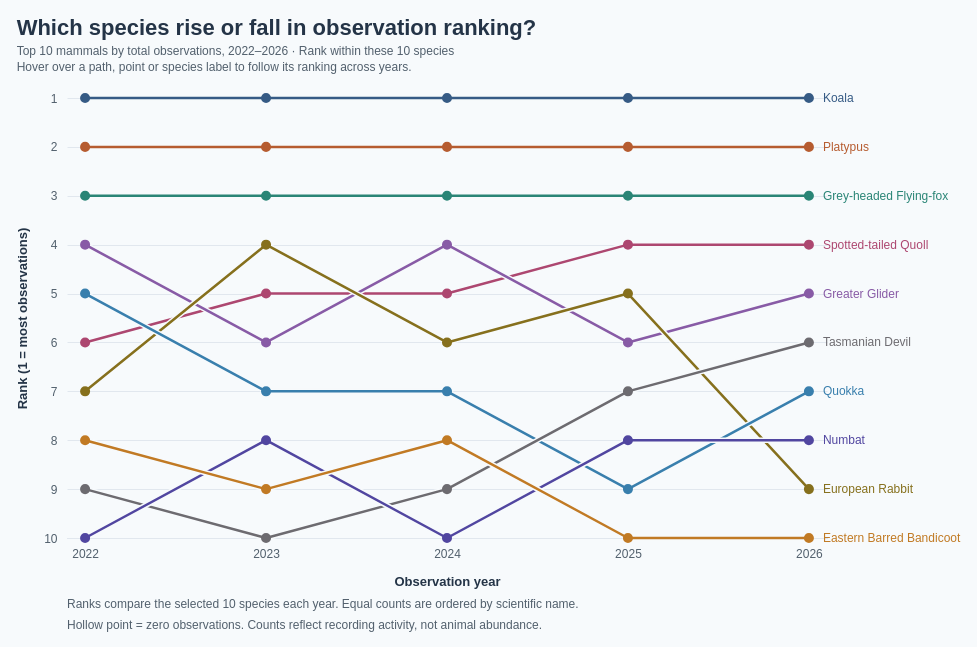

Specify this chart in Vega-Lite:
### Vega specification from a JSON file in a GitHub repository (floating-point values rounded to 4 significant figures)
{"$schema": "https://vega.github.io/schema/vega/v5.json", "description": "Annual observation ranks among the ten most recorded mammal species in 2022–2026, selected by total records in that period from Dataset/observations-794195.csv. Subspecies are merged using the first two scientific-name components; genus-only records are excluded. Annual ranks are ordinal: descending observation count, with scientific name ascending breaking ties. Zero observations are retained and shown as hollow points. Counts reflect reporting activity, not animal abundance. Aggregated counts are embedded for standalone use. Species colours are shared across mammal charts. Eastern Barred Bandicoot is amber and Numbat is indigo; background strokes separate trajectory crossings without changing ranks. Uses the 5 most recent available observation years (2022–2026), including partial 2026.", "width": 760, "height": 440, "padding": 16, "background": "#f7fafc", "title": {"text": "Which species rise or fall in observation ranking?", "subtitle": ["Top 10 mammals by total observations, 2022–2026 · Rank within these 10 species", "Hover over a path, point or species label to follow its ranking across years."], "anchor": "start", "font": "Arial", "fontSize": 22, "color": "#243447", "subtitleFont": "Arial", "subtitleFontSize": 12, "subtitleColor": "#52606d", "offset": 16, "subtitlePadding": 6, "subtitleLineHeight": 16}, "signals": [{"name": "hoveredSpecies", "value": null, "on": [{"events": "@trajectories:mouseover, @points:mouseover, @speciesLabels:mouseover", "update": "datum.scientific_name"}, {"events": "@trajectories:mouseout, @points:mouseout, @speciesLabels:mouseout", "update": "null"}]}], "data": [{"name": "annualCounts", "values": [{"scientific_name": "Phascolarctos cinereus", "species": "Koala", "year": 2022, "count": 322}, {"scientific_name": "Phascolarctos cinereus", "species": "Koala", "year": 2023, "count": 320}, {"scientific_name": "Phascolarctos cinereus", "species": "Koala", "year": 2024, "count": 451}, {"scientific_name": "Phascolarctos cinereus", "species": "Koala", "year": 2025, "count": 315}, {"scientific_name": "Phascolarctos cinereus", "species": "Koala", "year": 2026, "count": 191}, {"scientific_name": "Ornithorhynchus anatinus", "species": "Platypus", "year": 2022, "count": 82}, {"scientific_name": "Ornithorhynchus anatinus", "species": "Platypus", "year": 2023, "count": 117}, {"scientific_name": "Ornithorhynchus anatinus", "species": "Platypus", "year": 2024, "count": 138}, {"scientific_name": "Ornithorhynchus anatinus", "species": "Platypus", "year": 2025, "count": 124}, {"scientific_name": "Ornithorhynchus anatinus", "species": "Platypus", "year": 2026, "count": 54}, {"scientific_name": "Pteropus poliocephalus", "species": "Grey-headed Flying-fox", "year": 2022, "count": 40}, {"scientific_name": "Pteropus poliocephalus", "species": "Grey-headed Flying-fox", "year": 2023, "count": 79}, {"scientific_name": "Pteropus poliocephalus", "species": "Grey-headed Flying-fox", "year": 2024, "count": 120}, {"scientific_name": "Pteropus poliocephalus", "species": "Grey-headed Flying-fox", "year": 2025, "count": 58}, {"scientific_name": "Pteropus poliocephalus", "species": "Grey-headed Flying-fox", "year": 2026, "count": 44}, {"scientific_name": "Dasyurus maculatus", "species": "Spotted-tailed Quoll", "year": 2022, "count": 17}, {"scientific_name": "Dasyurus maculatus", "species": "Spotted-tailed Quoll", "year": 2023, "count": 29}, {"scientific_name": "Dasyurus maculatus", "species": "Spotted-tailed Quoll", "year": 2024, "count": 38}, {"scientific_name": "Dasyurus maculatus", "species": "Spotted-tailed Quoll", "year": 2025, "count": 44}, {"scientific_name": "Dasyurus maculatus", "species": "Spotted-tailed Quoll", "year": 2026, "count": 31}, {"scientific_name": "Petauroides volans", "species": "Greater Glider", "year": 2022, "count": 24}, {"scientific_name": "Petauroides volans", "species": "Greater Glider", "year": 2023, "count": 27}, {"scientific_name": "Petauroides volans", "species": "Greater Glider", "year": 2024, "count": 49}, {"scientific_name": "Petauroides volans", "species": "Greater Glider", "year": 2025, "count": 32}, {"scientific_name": "Petauroides volans", "species": "Greater Glider", "year": 2026, "count": 22}, {"scientific_name": "Oryctolagus cuniculus", "species": "European Rabbit", "year": 2022, "count": 14}, {"scientific_name": "Oryctolagus cuniculus", "species": "European Rabbit", "year": 2023, "count": 37}, {"scientific_name": "Oryctolagus cuniculus", "species": "European Rabbit", "year": 2024, "count": 33}, {"scientific_name": "Oryctolagus cuniculus", "species": "European Rabbit", "year": 2025, "count": 35}, {"scientific_name": "Oryctolagus cuniculus", "species": "European Rabbit", "year": 2026, "count": 4}, {"scientific_name": "Setonix brachyurus", "species": "Quokka", "year": 2022, "count": 22}, {"scientific_name": "Setonix brachyurus", "species": "Quokka", "year": 2023, "count": 20}, {"scientific_name": "Setonix brachyurus", "species": "Quokka", "year": 2024, "count": 33}, {"scientific_name": "Setonix brachyurus", "species": "Quokka", "year": 2025, "count": 21}, {"scientific_name": "Setonix brachyurus", "species": "Quokka", "year": 2026, "count": 10}, {"scientific_name": "Sarcophilus harrisii", "species": "Tasmanian Devil", "year": 2022, "count": 11}, {"scientific_name": "Sarcophilus harrisii", "species": "Tasmanian Devil", "year": 2023, "count": 17}, {"scientific_name": "Sarcophilus harrisii", "species": "Tasmanian Devil", "year": 2024, "count": 25}, {"scientific_name": "Sarcophilus harrisii", "species": "Tasmanian Devil", "year": 2025, "count": 25}, {"scientific_name": "Sarcophilus harrisii", "species": "Tasmanian Devil", "year": 2026, "count": 12}, {"scientific_name": "Myrmecobius fasciatus", "species": "Numbat", "year": 2022, "count": 8}, {"scientific_name": "Myrmecobius fasciatus", "species": "Numbat", "year": 2023, "count": 19}, {"scientific_name": "Myrmecobius fasciatus", "species": "Numbat", "year": 2024, "count": 20}, {"scientific_name": "Myrmecobius fasciatus", "species": "Numbat", "year": 2025, "count": 22}, {"scientific_name": "Myrmecobius fasciatus", "species": "Numbat", "year": 2026, "count": 8}, {"scientific_name": "Perameles gunnii", "species": "Eastern Barred Bandicoot", "year": 2022, "count": 14}, {"scientific_name": "Perameles gunnii", "species": "Eastern Barred Bandicoot", "year": 2023, "count": 17}, {"scientific_name": "Perameles gunnii", "species": "Eastern Barred Bandicoot", "year": 2024, "count": 26}, {"scientific_name": "Perameles gunnii", "species": "Eastern Barred Bandicoot", "year": 2025, "count": 13}, {"scientific_name": "Perameles gunnii", "species": "Eastern Barred Bandicoot", "year": 2026, "count": 4}]}, {"name": "ranked", "source": "annualCounts", "transform": [{"type": "window", "groupby": ["year"], "sort": {"field": ["count", "scientific_name"], "order": ["descending", "ascending"]}, "ops": ["row_number"], "as": ["rank"]}]}, {"name": "endpoints", "source": "ranked", "transform": [{"type": "filter", "expr": "datum.year == 2026"}]}, {"name": "highlight", "source": "ranked", "transform": [{"type": "filter", "expr": "datum.scientific_name == hoveredSpecies"}, {"type": "collect", "sort": {"field": "year"}}]}], "scales": [{"name": "x", "type": "point", "domain": [2022, 2023, 2024, 2025, 2026], "range": "width", "padding": 0.1}, {"name": "y", "type": "linear", "domain": [1, 10], "range": [0, 440], "zero": false, "nice": false}, {"name": "color", "type": "ordinal", "domain": ["Phascolarctos cinereus", "Ornithorhynchus anatinus", "Pteropus poliocephalus", "Petauroides volans", "Dasyurus maculatus", "Oryctolagus cuniculus", "Setonix brachyurus", "Sarcophilus harrisii", "Perameles gunnii", "Myrmecobius fasciatus"], "range": ["#365B85", "#B65C30", "#2A8576", "#885BA6", "#AD4770", "#86701D", "#397FAD", "#6D6B70", "#C17A24", "#5146A0"]}], "axes": [{"orient": "bottom", "scale": "x", "title": "Observation year", "labelPadding": 10, "tickSize": 0, "domainColor": "#c9d3df", "labelColor": "#52606d", "titleColor": "#243447", "titlePadding": 16, "format": "d"}, {"orient": "left", "scale": "y", "title": "Rank (1 = most observations)", "values": [1, 2, 3, 4, 5, 6, 7, 8, 9, 10], "format": "d", "grid": true, "gridColor": "#e1e7ee", "domain": false, "tickSize": 0, "labelPadding": 10, "labelColor": "#52606d", "titleColor": "#243447", "titlePadding": 14}], "marks": [{"type": "group", "from": {"facet": {"name": "series", "data": "ranked", "groupby": ["scientific_name"]}}, "marks": [{"type": "line", "from": {"data": "series"}, "sort": {"field": "datum.year"}, "encode": {"update": {"x": {"scale": "x", "field": "year"}, "y": {"scale": "y", "field": "rank"}, "stroke": {"value": "#f7fafc"}, "strokeWidth": {"signal": "hoveredSpecies == datum.scientific_name ? 7 : 5.5"}, "opacity": {"signal": "hoveredSpecies == null || hoveredSpecies == datum.scientific_name ? 1 : 0.12"}, "strokeCap": {"value": "round"}, "strokeJoin": {"value": "round"}, "cursor": {"value": "pointer"}}}, "interactive": false}, {"name": "trajectories", "type": "line", "from": {"data": "series"}, "sort": {"field": "datum.year"}, "encode": {"update": {"x": {"scale": "x", "field": "year"}, "y": {"scale": "y", "field": "rank"}, "stroke": {"scale": "color", "field": "scientific_name"}, "strokeWidth": {"signal": "hoveredSpecies == datum.scientific_name ? 4 : 2.5"}, "opacity": {"signal": "hoveredSpecies == null || hoveredSpecies == datum.scientific_name ? 1 : 0.12"}, "strokeCap": {"value": "round"}, "strokeJoin": {"value": "round"}, "cursor": {"value": "pointer"}}}}]}, {"type": "line", "interactive": false, "from": {"data": "highlight"}, "encode": {"update": {"x": {"scale": "x", "field": "year"}, "y": {"scale": "y", "field": "rank"}, "stroke": {"value": "#f7fafc"}, "strokeWidth": {"value": 7}, "opacity": {"value": 1}, "strokeCap": {"value": "round"}, "strokeJoin": {"value": "round"}, "cursor": {"value": "pointer"}}}}, {"type": "line", "interactive": false, "from": {"data": "highlight"}, "encode": {"update": {"x": {"scale": "x", "field": "year"}, "y": {"scale": "y", "field": "rank"}, "stroke": {"scale": "color", "field": "scientific_name"}, "strokeWidth": {"value": 4}, "opacity": {"value": 1}, "strokeCap": {"value": "round"}, "strokeJoin": {"value": "round"}, "cursor": {"value": "pointer"}}}}, {"name": "points", "type": "symbol", "from": {"data": "ranked"}, "encode": {"update": {"x": {"scale": "x", "field": "year"}, "y": {"scale": "y", "field": "rank"}, "size": {"signal": "hoveredSpecies == datum.scientific_name ? 120 : 65"}, "fill": {"signal": "datum.count == 0 ? '#f7fafc' : scale('color', datum.scientific_name)"}, "stroke": {"scale": "color", "field": "scientific_name"}, "strokeWidth": {"value": 2}, "opacity": {"signal": "hoveredSpecies == null || hoveredSpecies == datum.scientific_name ? 1 : 0.12"}, "cursor": {"value": "pointer"}, "tooltip": {"signal": "{'Species': datum.species, 'Scientific name': datum.scientific_name, 'Year': datum.year, 'Rank among selected 10': datum.rank, 'Observations': datum.count}"}}}}, {"name": "speciesLabels", "type": "text", "from": {"data": "endpoints"}, "encode": {"update": {"x": {"scale": "x", "field": "year", "offset": 14}, "y": {"scale": "y", "field": "rank"}, "text": {"field": "species"}, "baseline": {"value": "middle"}, "fill": {"scale": "color", "field": "scientific_name"}, "fontSize": {"value": 12}, "fontWeight": {"signal": "hoveredSpecies == datum.scientific_name ? 'bold' : 'normal'"}, "opacity": {"signal": "hoveredSpecies == null || hoveredSpecies == datum.scientific_name ? 1 : 0.12"}, "cursor": {"value": "pointer"}, "tooltip": {"signal": "{'Species': datum.species, 'Scientific name': datum.scientific_name, 'Year': datum.year, 'Rank among selected 10': datum.rank, 'Observations': datum.count}"}}}}, {"type": "text", "interactive": false, "encode": {"update": {"x": {"value": 0}, "y": {"value": 510}, "text": {"value": "Ranks compare the selected 10 species each year. Equal counts are ordered by scientific name."}, "fontSize": {"value": 12}, "fill": {"value": "#52606d"}}}}, {"type": "text", "interactive": false, "encode": {"update": {"x": {"value": 0}, "y": {"value": 531}, "text": {"value": "Hollow point = zero observations. Counts reflect recording activity, not animal abundance."}, "fontSize": {"value": 12}, "fill": {"value": "#52606d"}}}}], "config": {"text": {"font": "Arial"}, "axis": {"labelFont": "Arial", "titleFont": "Arial", "labelFontSize": 12, "titleFontSize": 13}}, "usermeta": {"observationWindow": {"source": "Dataset/observations-794195.csv", "dateField": "observed_on", "years": [2022, 2023, 2024, 2025, 2026], "yearCount": 5, "includesPartialLatestYear": true}}}
